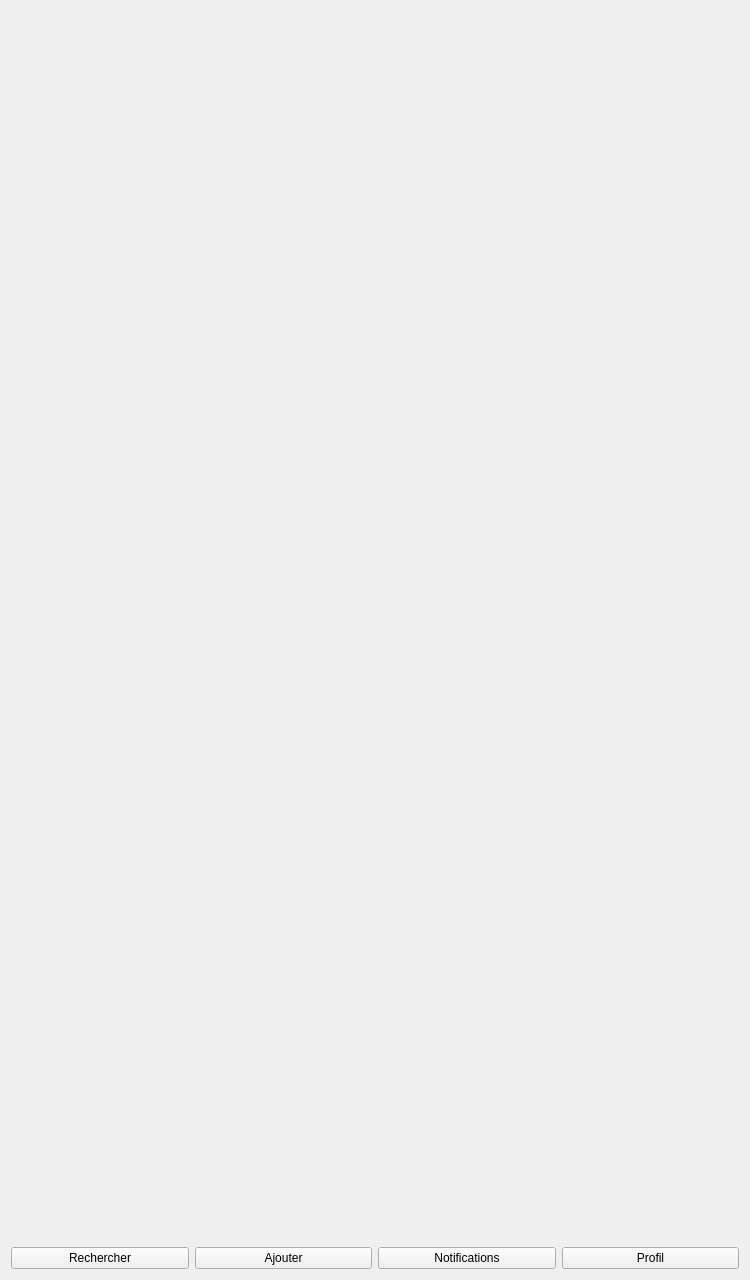
<?xml version="1.0" encoding="UTF-8"?>
<ui version="4.0">
 <class>Form</class>
 <widget class="QWidget" name="Form">
  <property name="geometry">
   <rect>
    <x>0</x>
    <y>0</y>
    <width>750</width>
    <height>1280</height>
   </rect>
  </property>
  <property name="windowTitle">
   <string>Form</string>
  </property>
  <layout class="QVBoxLayout" name="verticalLayout_2">
   <item>
    <layout class="QGridLayout" name="gridLayout_2"/>
   </item>
   <item>
    <spacer name="verticalSpacer">
     <property name="orientation">
      <enum>Qt::Vertical</enum>
     </property>
     <property name="sizeHint" stdset="0">
      <size>
       <width>20</width>
       <height>40</height>
      </size>
     </property>
    </spacer>
   </item>
   <item>
    <layout class="QGridLayout" name="gridLayout_3">
     <item row="0" column="0">
      <widget class="QPushButton" name="button_icones">
       <property name="text">
        <string>Rechercher</string>
       </property>
      </widget>
     </item>
     <item row="0" column="2">
      <widget class="QPushButton" name="button_icones_3">
       <property name="text">
        <string>Notifications</string>
       </property>
      </widget>
     </item>
     <item row="0" column="1">
      <widget class="QPushButton" name="button_icones_2">
       <property name="text">
        <string>Ajouter</string>
       </property>
      </widget>
     </item>
     <item row="0" column="3">
      <widget class="QPushButton" name="pushButton_4">
       <property name="text">
        <string>Profil</string>
       </property>
      </widget>
     </item>
    </layout>
   </item>
  </layout>
 </widget>
 <resources/>
 <connections/>
</ui>
